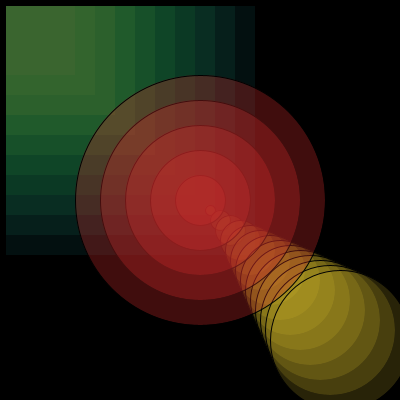
Frame 1 (no input)
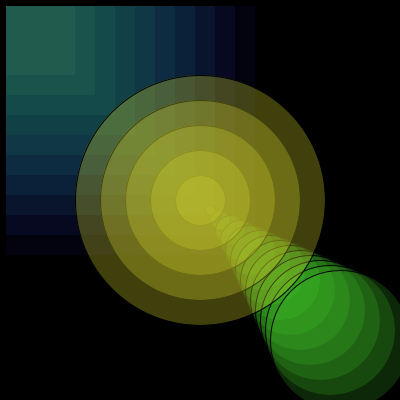
Frame 60 (the mouse pressed at the canvas centre just before this capture)
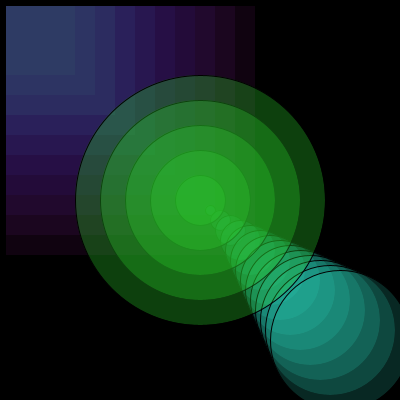
Frame 120 (the mouse held since frame 60 and released just before this capture)

The Processing sketch that drew these frames (run headless with seeded random() and noise(); from frame 60 on, the mouse is pressed at the canvas centre):

// Processing sketch: processing_166708
// ── processing_166708.pde

int rad = 350;
float x = 0;
int dim;
float H = 0;
float S = 80;
float B =80;


void setup(){
  size(400,400);
  colorMode(HSB, 360,100,100);
  
  smooth();
  frameRate(20);
  //ellipseMode(RADIUS);
  
}

void draw(){
  background(0);
  H++;

    for(int i =0; i<200; i=i+20){
    fill(H+i,S,B,20);
    rect(width/80,height/80,i+70,i+70);
  }
    
  for(int i =0;i<150;i=i+10){
  fill(H+50,S,B,50);
  ellipse(i+width/2,i+height/2,i,i);
  
  }
  
  for(int i=0;i<300;i=i+50){
    fill(H,S,B,80);
    ellipse(width/2,height/2,i,i);
  }
 
 
}
